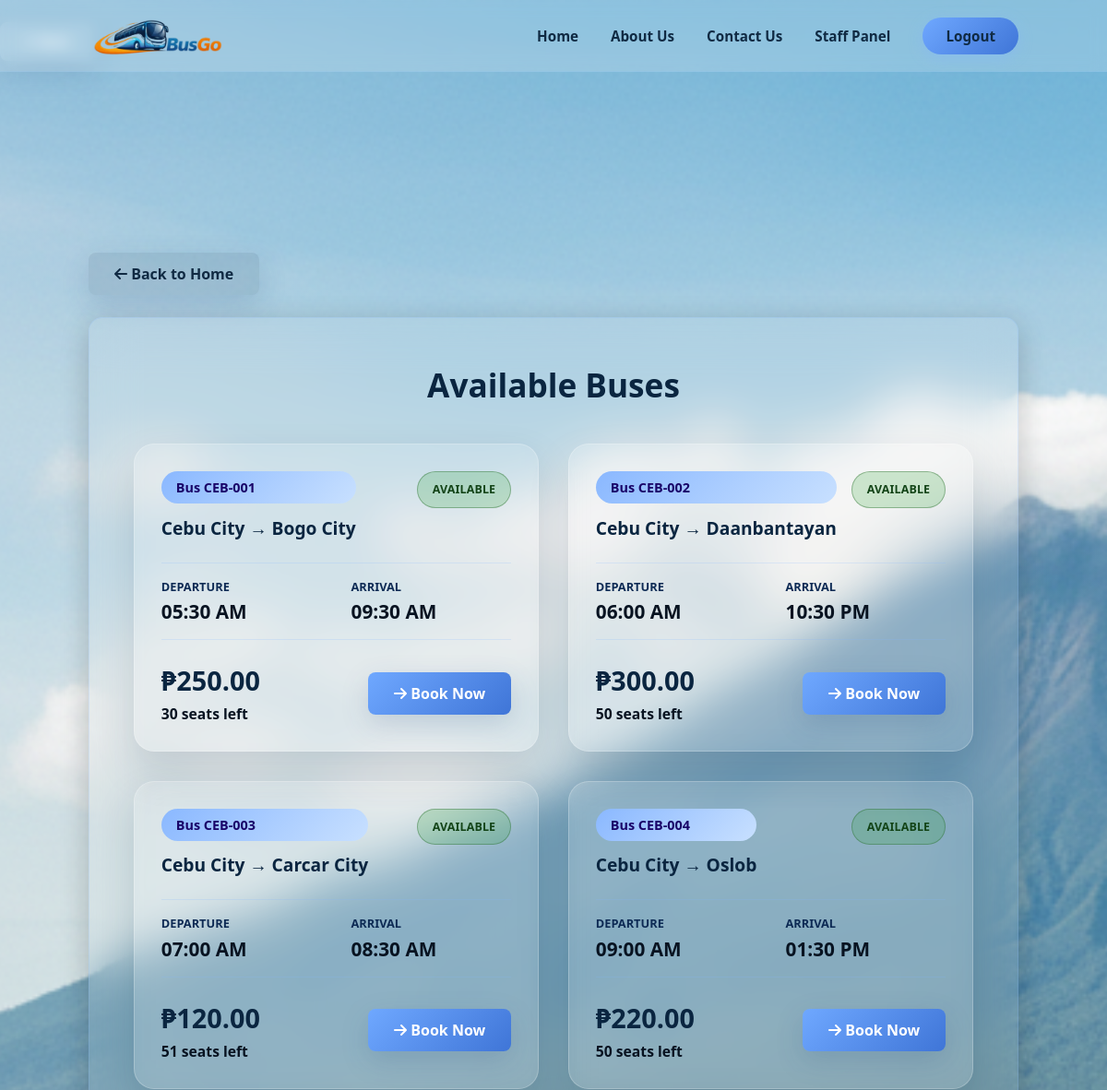
Page /schedules (signed in, upper part) on the earlier database version.
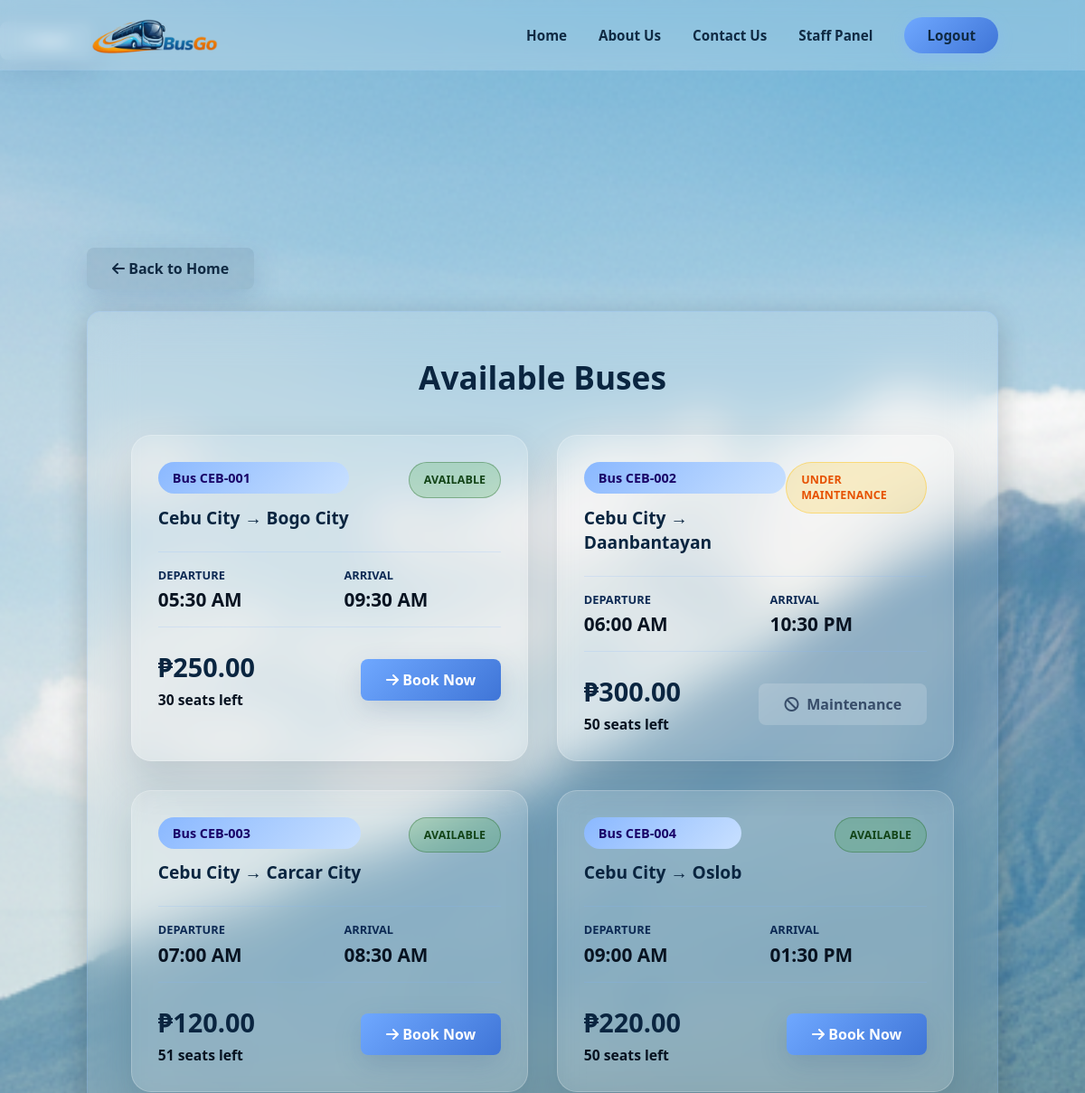
Same page on the later database version.
### tables this page shows
CREATE TABLE trips (
            id INTEGER PRIMARY KEY AUTOINCREMENT,
            bus_id INTEGER,
            route_id INTEGER,
            departure TEXT,
            arrival TEXT,
            price REAL,
            status TEXT DEFAULT 'scheduled',
            FOREIGN KEY(bus_id) REFERENCES buses(id),
            FOREIGN KEY(route_id) REFERENCES routes(id)
        );

CREATE TABLE buses (
            id INTEGER PRIMARY KEY AUTOINCREMENT,
            bus_no TEXT UNIQUE NOT NULL,
            capacity INTEGER DEFAULT 52,
            status TEXT DEFAULT 'available',
            created_at TEXT DEFAULT CURRENT_TIMESTAMP,
            updated_at TEXT DEFAULT CURRENT_TIMESTAMP
        );

### app.py (the view)
@app.route("/schedules")
def schedules():
    if "user_id" not in session:
        return redirect(url_for("home", login_required=1))
    conn = get_db_connection()
    trips = conn.execute("""
        SELECT
            t.id AS trip_id,
            b.id AS bus_id,
            b.bus_no,
            b.status,
            b.capacity,
            r.origin,
            r.destination,
            t.departure,
            t.arrival,
            t.price,
            COUNT(bo.id) AS booked_count
        FROM trips t
        JOIN buses b ON b.id = t.bus_id
        JOIN routes r ON r.id = t.route_id
        LEFT JOIN bookings bo ON bo.trip_id = t.id
        GROUP BY t.id
    """).fetchall()
    conn.close()
    return render_template("schedules.html", buses=trips)

### app.py (called while the page is built)
def get_db_connection():
    conn = sqlite3.connect(DATABASE)
    conn.row_factory = sqlite3.Row
    return conn

### templates/schedules.html (shortened to what this page needs)
{% extends "base.html" %}
{% block content %}
<div class="schedule-main" style="flex-direction: column; align-items: center;">
    <div class="page-back-nav" style="width: 100%; max-width: 1800px; margin: 0 auto 1.5rem auto;">
        <a href="{{ url_for('home') }}" class="back-btn" style="background: rgba(16, 42, 67, 0.1); color: var(--dark-text);">
            <i class="fa-solid fa-arrow-left"></i> Back to Home
        </a>
    </div>
    <div class="schedule-container">
        <h1 class="schedule-title">Available Buses</h1>
        {% if buses %}
            <div class="buses-grid">
                {% for bus in buses %}
                {% set remaining_seats = 52 - bus.booked_count %}
                {% set status_text = 'Under Maintenance' if bus.status == 'under_maintenance' else 'Fully Booked' if remaining_seats <= 0 else 'Available' %}
                {% set status_class = 'under-maintenance' if bus.status == 'under_maintenance' else 'fully-booked' if remaining_seats <= 0 else 'available' %}
                <div class="bus-card">
                    <div class="bus-card-header">
                        <div>
                            <div class="bus-number">Bus {{ bus.bus_no }}</div>
                            <div class="bus-route" style="margin-top: 0.8rem;">
                                {{ bus.origin }} → {{ bus.destination }}
                            </div>
                        </div>
                        <span class="bus-status status-{{ status_class }}">{{ status_text }}</span>
                    </div>
                    <div class="bus-times">
                        <div class="time-box">
                            <div class="time-label">Departure</div>
                            <div class="time-value">{{ bus.departure }}</div>
                        </div>
                        <div class="time-box">
                            <div class="time-label">Arrival</div>
                            <div class="time-value">{{ bus.arrival }}</div>
                        </div>
                    </div>
                    <div class="bus-price">
                        <div>
                            <div class="price">₱{{ "%.2f"|format(bus.price) }}</div>
                            <div class="seat-count">{{ remaining_seats if remaining_seats > 0 else 0 }} seats left</div>
                        </div>
                        {% if bus.status == 'under_maintenance' or remaining_seats <= 0 %}
                            <span class="book-now-btn disabled">
                                <i class="fa-solid fa-ban"></i> {{ 'Maintenance' if bus.status == 'under_maintenance' else 'Fully Booked' }}
                            </span>
                        {% else %}
                            <a href="{{ url_for('booking', trip_id=bus.trip_id) }}" class="book-now-btn">
                                <i class="fa-solid fa-arrow-right"></i> Book Now
                            </a>
                        {% endif %}
                    </div>
                </div>
                {% endfor %}
            </div>
        {% else %}
            <div style="text-align: center; padding: 3rem; color: #0a2540;">
                <i class="fa-solid fa-inbox" style="font-size: 3rem; margin-bottom: 1rem; display: block; color: var(--yellow);\"></i>
                <p style="font-weight: 600;">No buses available at the moment. Please check back later.</p>
            </div>
        {% endif %}
    </div>
</div>
{% endblock %}

### templates/base.html (shortened to what this page needs)
<!DOCTYPE html>
<html lang="en">
<head>
    <link rel="stylesheet" href="{{ url_for('static', filename='style.css') }}">
    <link rel="stylesheet" href="https://cdnjs.cloudflare.com/ajax/libs/font-awesome/6.4.0/css/all.min.css">
</head>
<body class="site-wrapper">
    <header class="glass-nav" id="mainNav">
        <img src="{{ url_for('static', filename='images/busgologo.png') }}" alt="Logo" class="logo">
        <nav>
            <ul class="nav-links">
                <li><a href="{{ url_for('home') }}" class="{% if request.endpoint == 'home' %}active{% endif %}">Home</a></li>
                <li><a href="{{ url_for('about') }}" class="{% if request.endpoint == 'about' %}active{% endif %}">About Us</a></li>
                <li><a href="{{ url_for('contact') }}" class="{% if request.endpoint == 'contact' %}active{% endif %}">Contact Us</a></li>
                {% if session.get('user_id') %}
                    {% if session.get('role') == 'admin' %}
                        <li><a href="{{ url_for('admin_dashboard') }}" class="{% if request.endpoint in ['admin_dashboard', 'admin_buses', 'admin_bookings'] %}active{% endif %}">Admin Panel</a></li>
                    {% elif session.get('role') == 'staff' %}
                        <li><a href="{{ url_for('staff_dashboard') }}" class="{% if request.endpoint == 'staff_dashboard' %}active{% endif %}">Staff Panel</a></li>
                    {% else %}
                        <li><a href="{{ url_for('schedules') }}" class="{% if request.endpoint == 'schedules' %}active{% endif %}">Book Now</a></li>
                        <li><a href="{{ url_for('user_dashboard') }}" class="{% if request.endpoint == 'user_dashboard' %}active{% endif %}">My Bookings</a></li>
                    {% endif %}
                    <li>
                        <a href="{{ url_for('logout') }}"
                           class="login-btn"
                           onclick="confirmLogout(event)">
                           Logout
                        </a>
                    </li>
                {% endif %}
            </ul>
        </nav>
    </header>
    <div class="page-back-nav">
        {% if request.endpoint != 'home' %}
            <button type="button" class="print-btn back-btn" onclick="handleBackNavigation('{{ back_url|default(url_for('home')) }}')">
                <i class="fa-solid fa-arrow-left"></i> Back
            </button>
        {% endif %}
    </div>
    <div class="main-content">
        {% block content %}{% endblock %}
    </div>
</body>
</html>

Differences in the rows shown:
shown differently, row unchanged: trips "06:00 AM": status_text "AVAILABLE" → "UNDER MAINTENANCE"; no longer shows "Book Now"
now on this page (row edited): buses: status "Maintenance"
changed buses: status "available" → "under_maintenance" (drawn)
